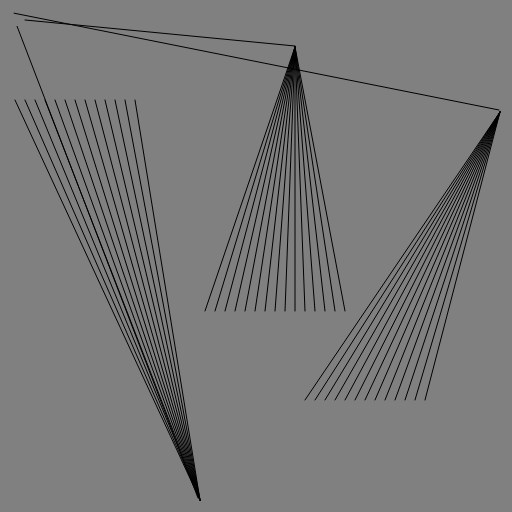
Frame 1 (no input)
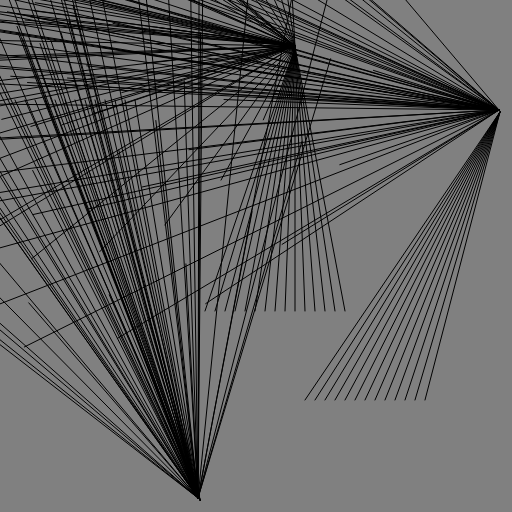
Frame 60 (no input)
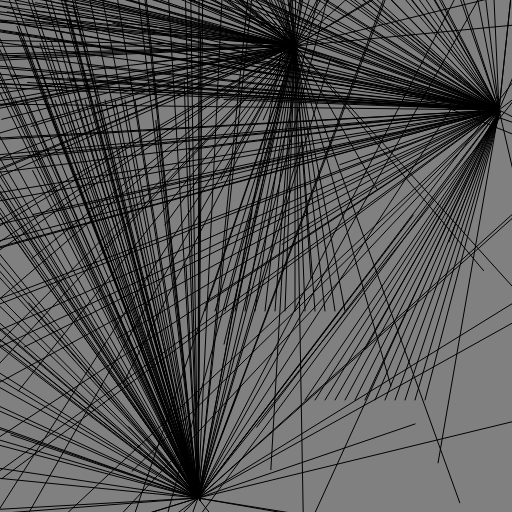
Frame 120 (the mouse pressed at the canvas centre since frame 60)

The p5.js sketch that drew these frames (run headless with seeded random() and noise() and a simulated clock; from frame 60 on, the mouse is pressed at the canvas centre):

// p5.js sketch
// ── sketch.js
//Maylen Santoro-Trabajo Práctico Nro 1-A.M.-

//variables
var angulo = 0.0;
var desplazamiento = 20;
var escalar = 5;
var velocidad = 2;



function setup() {
  createCanvas(512, 512);
  background(128);
  frameRate(30);
  
  
  //lineas left
  line(15, 100, 200, 500);
  line(25, 100, 200, 500);
  line(35, 100, 200, 500);
  line(45, 100, 200, 500);
  line(55, 100, 200, 500);
  line(65, 100, 200, 500);
  line(75, 100, 200, 500);
  line(85, 100, 200, 500);
  line(95, 100, 200, 500)
  line(105, 100, 200, 500);
  line(115, 100, 200, 500);
  line(125, 100, 200, 500);
  line(135, 100, 200, 500);
  
  //lineas right
  line(305, 400, 500, 112);
  line(315, 400, 500, 112);
  line(325, 400, 500, 112);
  line(335, 400, 500, 112);
  line(345, 400, 500, 112);
  line(355, 400, 500, 112);
  line(365, 400, 500, 112);
  line(375, 400, 500, 112);
  line(385, 400, 500, 112);
  line(395, 400, 500, 112);
  line(405, 400, 500, 112);
  line(415, 400, 500, 112);
  line(425, 400, 500, 112);
  
  //lineas middle
  line(295, 47, 205, 311);
  line(295, 47, 215, 311);
  line(295, 47, 225, 311);
  line(295, 47, 235, 311);
  line(295, 47, 245, 311);
  line(295, 47, 255, 311);
  line(295, 47, 265, 311);
  line(295, 47, 275, 311);
  line(295, 47, 285, 311);
  line(295, 47, 295, 311);
  line(295, 47, 305, 311);
  line(295, 47, 315, 311);
  line(295, 47, 325, 311);
  line(295, 47, 335, 311);
  line(295, 47, 345, 311);
  
 
 
}
function draw() {
  
  console.log("X: " + mouseX + " Y:" + mouseY);
  console.log (frameCount);



  
  
  
  
 var x = desplazamiento + cos(angulo) * escalar;
  var y = desplazamiento + sin(angulo) * escalar;
  line(x, y, 295, 46);
  angulo += velocidad;
  escalar += velocidad;

  var x = desplazamiento + cos(angulo) * escalar;
  var y = desplazamiento + sin(angulo) * escalar;
  line(x, y, 198, 498);
  angulo += velocidad;
  escalar += velocidad;
  
  var x = desplazamiento + cos(angulo) * escalar;
  var y = desplazamiento + sin(angulo) * escalar;
  line(x, y, 499, 110);
  angulo += velocidad;
  escalar += velocidad;
  
  
}

 
  

  
